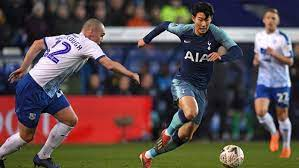
#> input picture soccer.jpg, 299 x 168 px, found by its file name
$ python 3_3.py
#> lines starting #> are read from the running program, lines starting #| are printed output that depends on the picture; after the words box and inside, x2 and y2 are one past the last pixel; in counts of white or black regions, pixels touching at a corner belong together
#오츄 알고리즘

import cv2 as cv
import sys

img = cv.imread('soccer.jpg')
#> img is the input picture: shape (168, 299, 3); mean B, G, R 76.4, 76.5, 90.6

t, bin_img = cv.threshold(img[:,:,2],0,255,cv.THRESH_BINARY+cv.THRESH_OTSU)
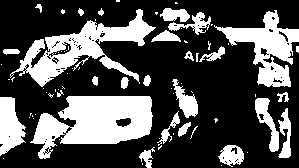
#> bin_img: shape (168, 299); 31.2% white; 76 white regions (51 under 20 px), largest, box (x1, y1, x2, y2) and area: (30, 96, 153, 159) 4646, (10, 9, 156, 87) 3621, (214, 10, 299, 87) 2530
#> t = 114
print(f'오츄 알고리즘이 찾은 최적 임계값 : {t}')
#| 오츄 알고리즘이 찾은 최적 임계값 : 114.0

cv.imshow('Rchannel',img[:,:,2])
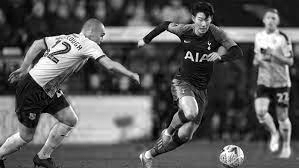
#> window 'Rchannel': shape (168, 299); min 0, max 255, mean 90.6
cv.imshow('R channel Bin',bin_img)

cv.waitKey()
cv.destroyAllWindows()
